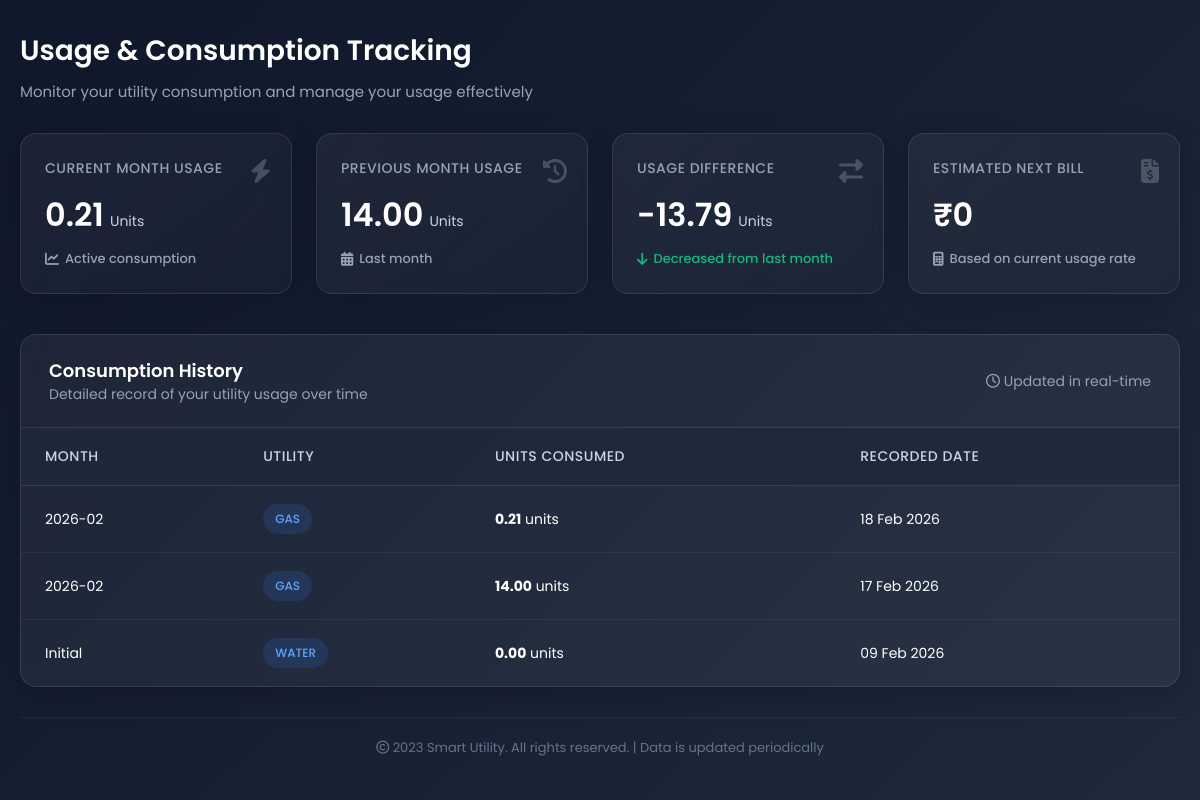
Screenshot of /consumer/usage_tracking/ (signed in) with the database file from the repository.
### app/models.py (models this page shows, shortened)
class Bill(models.Model):
    CONNECTION_CHOICES = (
        ('ELECTRICITY', 'Electricity'),
        ('WATER', 'Water'),
        ('GAS', 'Gas'),
    )
    customer = models.ForeignKey(
        Customer,
        on_delete=models.CASCADE,
        related_name='bills'
    )
    connection_type = models.CharField(
        max_length=20,
        choices=CONNECTION_CHOICES
    )
    month = models.CharField(max_length=20)
    units_consumed = models.DecimalField(max_digits=10, decimal_places=2)
    rate_per_unit = models.DecimalField(max_digits=10, decimal_places=2)
    total_amount = models.DecimalField(max_digits=10, decimal_places=2)
    is_paid = models.BooleanField(default=False)
    bill_date = models.DateField(auto_now_add=True)
    due_date = models.DateField()
    razorpay_order_id = models.CharField(max_length=200, null=True, blank=True)
    generated_by = models.ForeignKey(
        Staff,
        on_delete=models.SET_NULL,
        null=True,
        blank=True,
        related_name='generated_bills'
    )
    created_at = models.DateTimeField(auto_now_add=True)

### app/views.py (the view)
# urls.py: path('consumer/usage_tracking/',views.usage_tracking,name="usage_tracking"),
@login_required
def usage_tracking(request):
    user = request.user
    if user.role != 'CUSTOMER':
        return redirect('home')
    customer = Customer.objects.get(user=user)
    bills = Bill.objects.filter(customer=customer).order_by('-bill_date')
    usage_data = []
    for bill in bills:
        tariff = Tariff.objects.filter(
            utility_type=bill.connection_type
        ).first()
        rate = tariff.rate_per_unit if tariff else 0
        usage_data.append({
            'utility': bill.connection_type,
            'month': bill.month,
            'units_consumed': bill.units_consumed,  # Changed from 'units' to match template
            'rate': rate,
            'amount': bill.total_amount,
            'due_date': bill.due_date,
            'status': 'Paid' if bill.is_paid else 'Unpaid',
            'created_at': bill.bill_date,  # Add this for the date display
            'connection_type': bill.connection_type  # Add this for the utility type
        })
    current_month = None
    previous_month = None
    comparison = None
    if usage_data:
        current_month = usage_data[0]  # Most recent bill
        if len(usage_data) > 1:
            previous_month = usage_data[1]  # Second most recent bill
            if current_month and previous_month:
                comparison = current_month['units_consumed'] - previous_month['units_consumed']
    estimated_bill = 0
    if current_month and current_month.get('rate'):
        estimated_bill = current_month['units_consumed'] * current_month['rate']
    high_usage_alert = False
    limit = 500  # Example threshold
    if current_month and current_month['units_consumed'] > limit:
        high_usage_alert = True
    context = {
        'readings': usage_data,  # This matches the template's 'readings' variable
        'current_month': current_month,
        'previous_month': previous_month,
        'comparison': comparison,
        'estimated_bill': estimated_bill,
        'high_usage_alert': high_usage_alert,
        'limit': limit,
    }
    return render(request, 'consumer/utility.html', context)

### app/templates/consumer/utility.html (shortened to what this page needs)
<!DOCTYPE html>
<html lang="en">
<head>
    <link rel="stylesheet" href="https://cdnjs.cloudflare.com/ajax/libs/font-awesome/6.4.0/css/all.min.css">
</head>
<body>
<div class="container">
    <div class="header">
        <h2>Usage & Consumption Tracking</h2>
        <p>Monitor your utility consumption and manage your usage effectively</p>
    </div>
    <div class="summary">
        <div class="card">
            <div class="card-icon">
                <i class="fas fa-bolt"></i>
            </div>
            <h4>Current Month Usage</h4>
            <div class="card-value">
                <strong>{{ current_month.units_consumed }}</strong>
                <span class="card-unit">Units</span>
            </div>
            <div class="card-trend neutral">
                <i class="fas fa-chart-line"></i> Active consumption
            </div>
        </div>
        <div class="card">
            <div class="card-icon">
                <i class="fas fa-history"></i>
            </div>
            <h4>Previous Month Usage</h4>
            <div class="card-value">
                <strong>
                    {% if previous_month %}
                        {{ previous_month.units_consumed }}
                    {% else %}
                        N/A
                    {% endif %}
                </strong>
                <span class="card-unit">Units</span>
            </div>
            <div class="card-trend neutral">
                <i class="fas fa-calendar-alt"></i>
                {% if previous_month %}Last month{% else %}No data{% endif %}
            </div>
        </div>
        <div class="card">
            <div class="card-icon">
                <i class="fas fa-exchange-alt"></i>
            </div>
            <h4>Usage Difference</h4>
            <div class="card-value">
                {% if comparison %}
                    <strong class="{% if comparison > 0 %}increase{% else %}decrease{% endif %}">
                        {{ comparison }}
                    </strong>
                    <span class="card-unit">Units</span>
                {% else %}
                    <strong>N/A</strong>
                {% endif %}
            </div>
            <div class="card-trend {% if comparison > 0 %}increase{% else %}decrease{% endif %}">
                {% if comparison %}
                    {% if comparison > 0 %}
                        <i class="fas fa-arrow-up"></i> Increased from last month
                    {% else %}
                        <i class="fas fa-arrow-down"></i> Decreased from last month
                    {% endif %}
                {% else %}
                    <i class="fas fa-minus"></i> No comparison data
                {% endif %}
            </div>
        </div>
        <div class="card">
            <div class="card-icon">
                <i class="fas fa-file-invoice-dollar"></i>
            </div>
            <h4>Estimated Next Bill</h4>
            <div class="card-value">
                <strong>₹{{ estimated_bill }}</strong>
            </div>
            <div class="card-trend neutral">
                <i class="fas fa-calculator"></i> Based on current usage rate
            </div>
        </div>
    </div>
    <div class="table-container">
        <div class="table-header">
            <div>
                <h3>Consumption History</h3>
                <p>Detailed record of your utility usage over time</p>
            </div>
            <div>
                <p><i class="far fa-clock"></i> Updated in real-time</p>
            </div>
        </div>
        <table>
            <thead>
                <tr>
                    <th>Month</th>
                    <th>Utility</th>
                    <th>Units Consumed</th>
                    <th>Recorded Date</th>
                </tr>
            </thead>
            <tbody>
                {% for reading in readings %}
                <tr>
                    <td>{{ reading.month }}</td>
                    <td><span class="utility-type">{{ reading.connection_type }}</span></td>
                    <td><strong>{{ reading.units_consumed }}</strong> units</td>
                    <td>{{ reading.created_at|date:"d M Y" }}</td>
                </tr>
                {% endfor %}
            </tbody>
        </table>
    </div>
    <div class="footer">
        <p><i class="far fa-copyright"></i> 2023 Smart Utility. All rights reserved. | Data is updated periodically</p>
    </div>
</div>
</body>
</html>

### app/templates/consumer/utility.html (style rules this page uses)
* { margin: 0; padding: 0; box-sizing: border-box; font-family: 'Poppins', sans-serif; }
body { background: linear-gradient(135deg, #0f172a 0%, #1e293b 100%); color: #fff; min-height: 100vh; padding: 20px; }
.container { max-width: 1200px; margin: 0 auto; }
.header { margin-bottom: 30px; padding-top: 10px; }
.header h2 { font-size: 28px; font-weight: 600; color: #fff; margin-bottom: 8px; }
.header p { color: #94a3b8; font-size: 15px; font-weight: 400; }
.summary { display: grid; grid-template-columns: repeat(auto-fit, minmax(250px, 1fr)); gap: 24px; margin-bottom: 40px; }
.card { background: linear-gradient(145deg, rgba(255, 255, 255, 0.05), rgba(255, 255, 255, 0.02)); backdrop-filter: blur(10px); border: 1px solid rgba(255, 255, 255, 0.1); color: #fff; padding: 24px; border-radius: 16px; box-shadow: 0 8px 32px rgba(0, 0, 0, 0.2); transition: all 0.3s ease; position: relative; overflow: hidden; }
.card-icon { position: absolute; top: 20px; right: 20px; font-size: 24px; opacity: 0.2; }
.card h4 { margin-bottom: 12px; font-size: 14px; color: #94a3b8; font-weight: 500; letter-spacing: 0.5px; text-transform: uppercase; }
.card-value { display: flex; align-items: baseline; margin-bottom: 8px; }
.card strong { font-size: 32px; font-weight: 600; color: #fff; }
.card-unit { font-size: 14px; color: #cbd5e1; margin-left: 6px; }
.card-trend { display: flex; align-items: center; font-size: 13px; margin-top: 10px; font-weight: 500; }
.card-trend i { margin-right: 6px; font-size: 14px; }
.decrease { color: #10b981; }
.neutral { color: #94a3b8; }
.table-container { background: rgba(255, 255, 255, 0.05); backdrop-filter: blur(10px); border: 1px solid rgba(255, 255, 255, 0.1); border-radius: 16px; overflow: hidden; box-shadow: 0 8px 32px rgba(0, 0, 0, 0.2); margin-bottom: 30px; }
.table-header { padding: 22px 28px; border-bottom: 1px solid rgba(255, 255, 255, 0.1); display: flex; justify-content: space-between; align-items: center; }
.table-header h3 { font-size: 18px; font-weight: 600; }
.table-header p { color: #94a3b8; font-size: 14px; }
table { width: 100%; border-collapse: collapse; color: #fff; }
thead { background: rgba(30, 41, 59, 0.8); }
th { padding: 18px 24px; text-align: left; font-weight: 500; font-size: 14px; color: #cbd5e1; text-transform: uppercase; letter-spacing: 0.5px; border-bottom: 1px solid rgba(255, 255, 255, 0.1); }
td { padding: 18px 24px; font-size: 14px; border-bottom: 1px solid rgba(255, 255, 255, 0.05); }
tbody tr { transition: background 0.2s ease; }
tbody tr:last-child td { border-bottom: none; }
.utility-type { background: rgba(59, 130, 246, 0.15); color: #60a5fa; padding: 6px 12px; border-radius: 20px; font-size: 12px; font-weight: 500; display: inline-block; }
.footer { text-align: center; padding: 20px; color: #64748b; font-size: 13px; border-top: 1px solid rgba(255, 255, 255, 0.05); margin-top: 30px; }

### rows the page displays
Bill: units_consumed "0.21", month "2026-02", connection_type "GAS", units_consumed "0.21", created_at "18 Feb 2026"
Bill: units_consumed "14.00", month "2026-02", connection_type "GAS", units_consumed "14.00", created_at "17 Feb 2026"
Bill: month "Initial", connection_type "WATER", units_consumed "0.00", created_at "09 Feb 2026"

### other values shown
{{ comparison }} "-13.79"
{{ estimated_bill }} "0"
